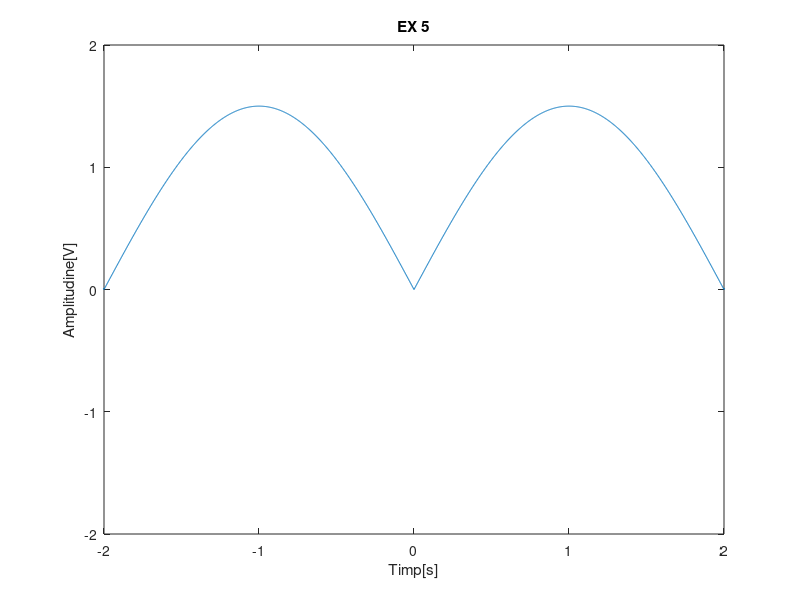
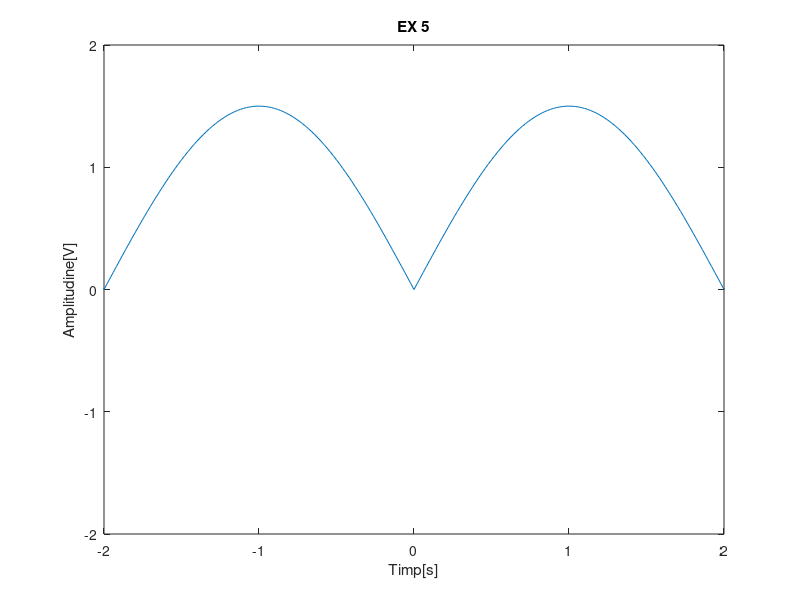
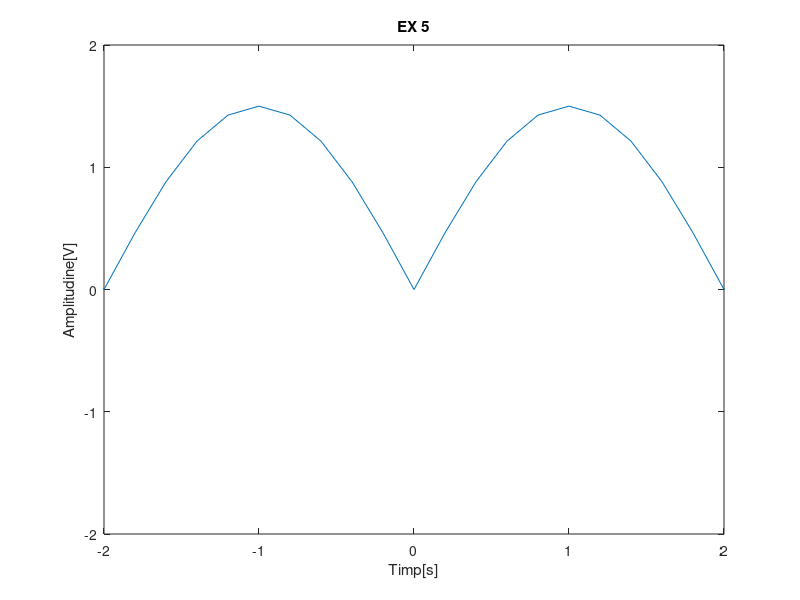

MATLAB code for these plots, in order:
figure(1)
T=4;
t=-T:0.002:T;
x = 1.5*abs(sin(2*pi*t/T));
%x(x<0)=x(x>0)
plot (t,x);
axis([-2 2 -2 2]);
title('EX 5');
xlabel('Timp[s]');
ylabel('Amplitudine[V]');

figure(2)
T=4;
t=-T:0.020:T;
x = 1.5*abs(sin(2*pi*t/T));
%x(x<0)=x(x>0)
plot (t,x);
axis([-2 2 -2 2]);
title('EX 5');
xlabel('Timp[s]');
ylabel('Amplitudine[V]');

figure(3)
T=4;
t=-T:0.200:T;
x = 1.5*abs(sin(2*pi*t/T));
%x(x<0)=x(x>0)
plot (t,x);
axis([-2 2 -2 2]);
title('EX 5');
xlabel('Timp[s]');
ylabel('Amplitudine[V]');
